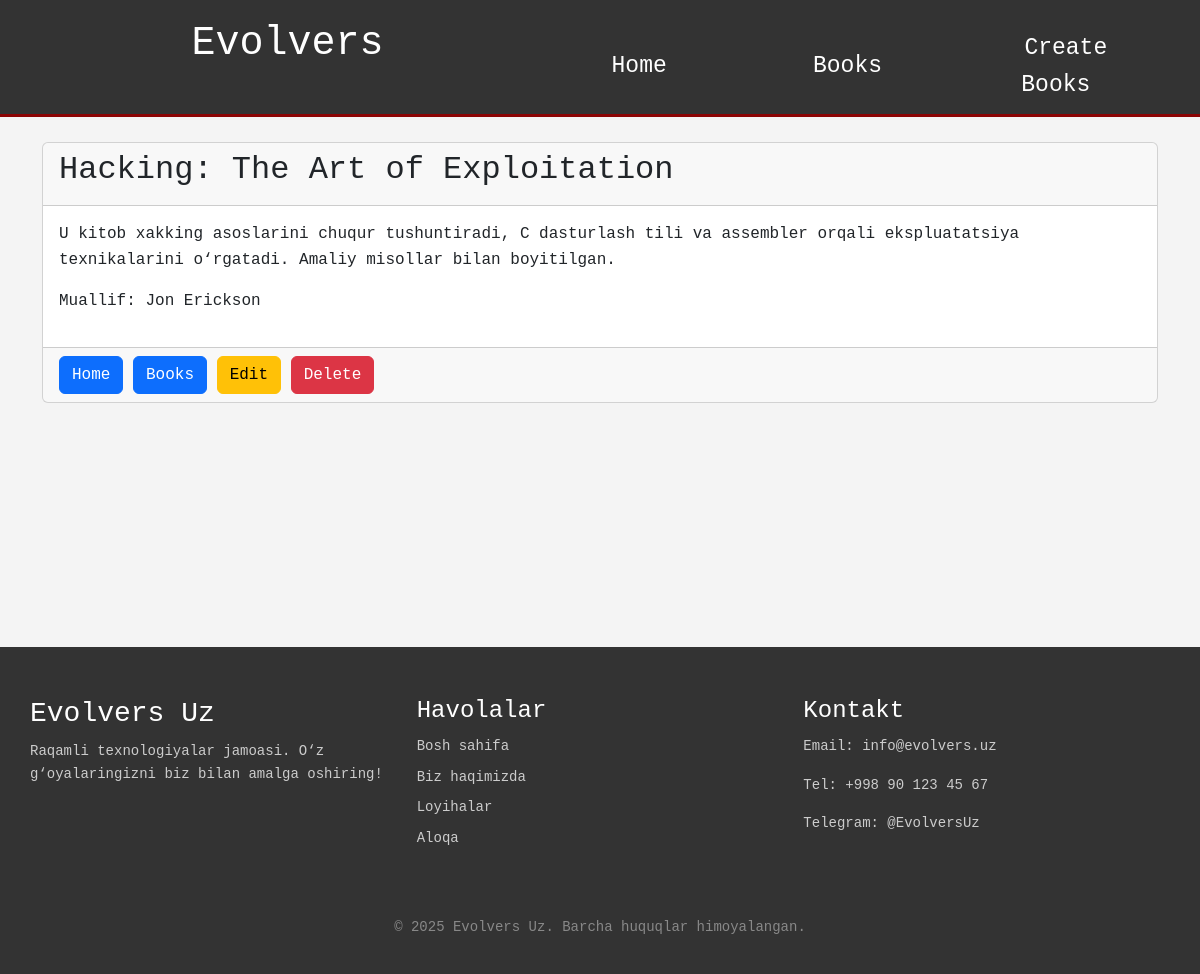
/book/2/, run on the app's committed database.
### book/models.py (models this page shows, shortened)
class Book(models.Model):
    name=models.CharField(max_length=100)
    author=models.CharField(max_length=100)
    description=models.TextField()
    published_date = models.DateField(null=True, blank=True)
    url=models.URLField(blank=True)

### book/views.py (the view)
# urls.py: path('book/<int:id>/',book_detail,name='book_detail'),
def book_detail(request, id):
    book_detail=Book.objects.get(id=id)
    return render(request,'book/book_detail.html',{'book':book_detail})

### templates/book/book_detail.html (shortened to what this page needs)
{% extends './base.html' %}
{% load static %}
{% block content %}
<link rel="stylesheet" href="{% static 'css/detailbook.css' %}">
<div class="detailbook">
    <div class="container">
        <div class="card">
            <div class="card-header">
                <h2>{{ book.name }}</h2>
            </div>
            <div class="card-body">
                <p>{{ book.description }}</p>
                <p>Muallif: {{ book.author }}</p>
            </div>
            <div class="card-footer">
                <a href="{% url 'home' %}" class="btn btn-primary">Home</a>
                <a href="{% url 'books' %}" class="btn btn-primary">Books</a>
                <a href="{% url 'edit_book' book.id %}" class="btn btn-warning">Edit</a>
                <a href="{% url 'delete_book' book.id %}" class="btn btn-danger">Delete</a>
            </div>
        </div>
    </div>
</div>
{% endblock %}

### static/css/styles.css (style rules this page uses)
body { margin: 0; padding: 0; font-family:'Courier New', Courier, monospace; background-color: #f4f4f4; color: #333; line-height: 1.6; }

### static/css/detailbook.css (style rules this page uses)
.detailbook { height: 60vh; margin: 25px; }

### data on the page
Book: name "Hacking: The Art of Exploitation", description "U kitob xakking asoslarini chuqur tushuntiradi, C dasturlash tili va assembler orqali ekspluatatsiya texnikalarini o‘rgatadi. Amaliy misollar bilan boyitilgan.", author "Jon Erickson"
